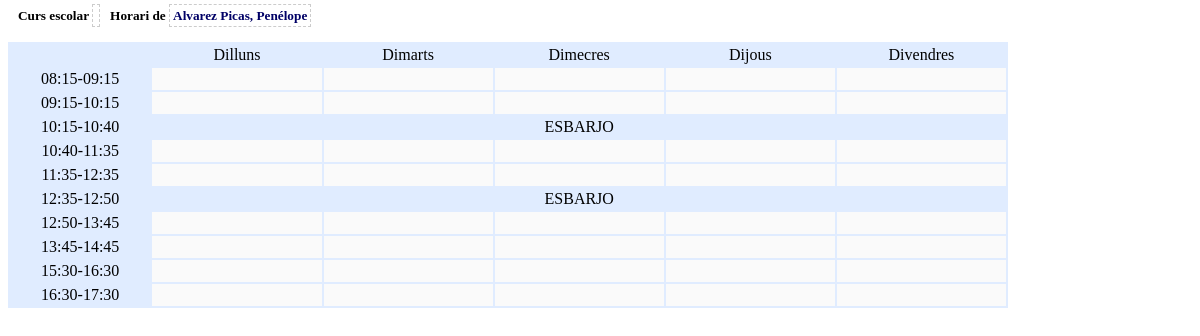
Page /tutoria/algr/algr_see.php?idalumnes=1 on the committed database.
### tables this page shows
CREATE TABLE IF NOT EXISTS `contacte_alumne` (
  `idcontacte_alumne` int(11) NOT NULL AUTO_INCREMENT,
  `id_alumne` int(11) DEFAULT NULL,
  `id_tipus_contacte` int(11) DEFAULT NULL,
  `Valor` varchar(145) DEFAULT NULL,
  PRIMARY KEY (`idcontacte_alumne`),
  KEY `fk_contacte_alumne_1` (`id_tipus_contacte`),
  KEY `fk_contacte_alumne_2` (`id_alumne`)
);

CREATE TABLE IF NOT EXISTS `dies_setmana` (
  `iddies_setmana` int(11) NOT NULL,
  `dies_setmana` varchar(15) DEFAULT NULL,
  `laborable` varchar(1) NOT NULL DEFAULT 'S',
  PRIMARY KEY (`iddies_setmana`)
);

CREATE TABLE IF NOT EXISTS `franges_horaries` (
  `idfranges_horaries` int(11) NOT NULL AUTO_INCREMENT,
  `idtorn` int(4) NOT NULL,
  `activada` varchar(1) DEFAULT 'S',
  `esbarjo` varchar(1) NOT NULL,
  `hora_inici` time DEFAULT NULL,
  `hora_fi` time DEFAULT NULL,
  PRIMARY KEY (`idfranges_horaries`)
);

### tutoria/func/func_alumnes.php (called while the page is built, shortened)
<?php
function getAlumne($idalumnes,$tipusContacte) {
	$sql  = "SELECT ca.Valor FROM contacte_alumne ca ";
	$sql .= "WHERE ca.id_tipus_contacte=$tipusContacte AND ca.id_alumne=$idalumnes ";
    $rec = mysql_query($sql);
    $count = 0;
    $result = "";
    while($row = mysql_fetch_object($rec)) {
			$count++;
			$result = $row;
	}
    if ($count == 0) {
		return "";
	}
	else {
		return $result->Valor;
	}
}
function getGrupAlumne($alumne) {
	 $count  = 0;
	 $result = "";
	 $sql  = "SELECT DISTINCT(gr.idgrups), gr.nom, gr.Descripcio ";
	 $sql .= "FROM alumnes_grup_materia agm ";
	 $sql .= "INNER JOIN grups_materies gm ON agm.idgrups_materies = gm.idgrups_materies ";
	 $sql .= "INNER JOIN materia        ma ON gm.id_mat_uf_pla     = ma.idmateria ";
	 $sql .= "INNER JOIN grups          gr ON gm.id_grups          = gr.idgrups ";
 	 $sql .= "WHERE agm.idalumnes='".$alumne."' ";
  	 $sql .= "UNION ";
	 $sql .= "SELECT DISTINCT(gr.idgrups), gr.nom, gr.Descripcio ";
	 $sql .= "FROM alumnes_grup_materia agm ";
	 $sql .= "INNER JOIN grups_materies     gm ON agm.idgrups_materies = gm.idgrups_materies ";
	 $sql .= "INNER JOIN unitats_formatives uf ON gm.id_mat_uf_pla     = uf.idunitats_formatives ";
	 $sql .= "INNER JOIN moduls_ufs         mu ON gm.id_mat_uf_pla     = mu.id_ufs ";
	 $sql .= "INNER JOIN moduls              m ON mu.id_moduls         = m.idmoduls ";
	 $sql .= "INNER JOIN grups              gr ON gm.id_grups          = gr.idgrups ";
	 $sql .= "WHERE agm.idalumnes='".$alumne."' ";
	 $sql .= "ORDER BY 1 LIMIT 1";
	 $rec = mysql_query($sql);
	 while($row = mysql_fetch_object($rec)) {
			$count++;
			$result = $row;
	 }
 	 if ($count == 0) {
	   return 0;
	 }
	 else {
       return $result;
	 }
  }
?>

### tutoria/func/func_grups.php (called while the page is built, shortened)
<?php
function getGrup($idgrups) {
    $sql = "SELECT * FROM grups WHERE idgrups = '$idgrups'";
    $rec = mysql_query($sql);
    $result = "";
    while($row = mysql_fetch_object($rec)) {
			$result = $row;
	}
	return $result;
}
?>

### tutoria/algr/algr_see.php (the view, shortened to what this page needs)
<?php
  $idalumnes       = isset($_REQUEST['idalumnes'])   ? $_REQUEST['idalumnes']   : 0;
  $idgrups 		   = getGrupAlumne($idalumnes)->idgrups;
  $idtorn          = getGrup($idgrups)->idtorn;
  $nom_alumne      = getAlumne($idalumnes,TIPUS_nom_complet);
  $cursliteral     = isset($_REQUEST['cursliteral']) ? $_REQUEST['cursliteral'] : '';
  $rsDies     = mysql_query("select * from dies_setmana where laborable='S'");
  $rsHores    = mysql_query("select * from franges_horaries where idtorn=".$idtorn." order by hora_inici");
?>
<div style="width:1000px;">
 <h5 style="margin-bottom:0px">
  &nbsp;&nbsp;
  Curs escolar <a style=" color: #000066; border:1px dashed #CCCCCC; padding:3px 3px 3px 3px ">
  <?= $cursliteral ?></a>&nbsp;&nbsp;
  Horari de <a style=" color: #000066; border:1px dashed #CCCCCC; padding:3px 3px 3px 3px ">
  <?= $nom_alumne ?></a>&nbsp;&nbsp;
 </h5>
	<div class="right">
		<table>
			<tr>
				<td class="blank" width="50"></td>
                <?php
				   while($row = mysql_fetch_object($rsDies)){
				      echo "<td class='title'>";
					  echo $row->dies_setmana;
					  echo "</td>";
				   }
				?>
			</tr>
                <?php
				   while($row = mysql_fetch_object($rsHores)){
					  if ($row->esbarjo=='S') {
					    echo "<tr height='20'>";
						echo "<td width='30' class='time' valign='top'>".substr($row->hora_inici,0,5)."-".substr($row->hora_fi,0,5)."</td>";
						echo "<td class='lunch' colspan='5'>ESBARJO</td>";
						echo "</tr>";
					  }
					  else {
						  echo "<tr>";
						  echo "<td valign='top' class='time'>".substr($row->hora_inici,0,5)."-".substr($row->hora_fi,0,5)."</td>";
						  for ($dia=1; $dia<=5; $dia++) {
							 echo "<td valign='top' class='drop'>";
							 echo "</td>";
						  }
						  echo "</tr>";
					  }
				   }
				?>
		</table>
	</div>
</div>

### tutoria/algr/algr_see.php (style rules this page uses)
.right { float:right; width:1000px; }
.right table { background:#E0ECFF; width:100%; }
.right td { background:#fafafa; text-align:center; padding:2px; }
.right td { background:#E0ECFF; }
.right td.drop { background:#fafafa; width:95px; }

### rows in the picture
contacte_alumne: Valor "Alvarez Picas, Penélope"
dies_setmana: dies_setmana "Dilluns"
dies_setmana: dies_setmana "Dimarts"
dies_setmana: dies_setmana "Dimecres"
dies_setmana: dies_setmana "Dijous"
dies_setmana: dies_setmana "Divendres"
franges_horaries: hora_inici "08:15", hora_fi "09:15", esbarjo " " (drawn)
franges_horaries: hora_inici "09:15", hora_fi "10:15", esbarjo " " (drawn)
franges_horaries: hora_inici "10:15", hora_fi "10:40"
franges_horaries: hora_inici "10:40", hora_fi "11:35", esbarjo " " (drawn)
franges_horaries: hora_inici "11:35", hora_fi "12:35", esbarjo " " (drawn)
franges_horaries: hora_inici "12:35", hora_fi "12:50"
franges_horaries: hora_inici "12:50", hora_fi "13:45", esbarjo " " (drawn)
franges_horaries: hora_inici "13:45", hora_fi "14:45", esbarjo " " (drawn)
franges_horaries: hora_inici "15:30", hora_fi "16:30", esbarjo " " (drawn)
franges_horaries: hora_inici "16:30", hora_fi "17:30", esbarjo " " (drawn)
